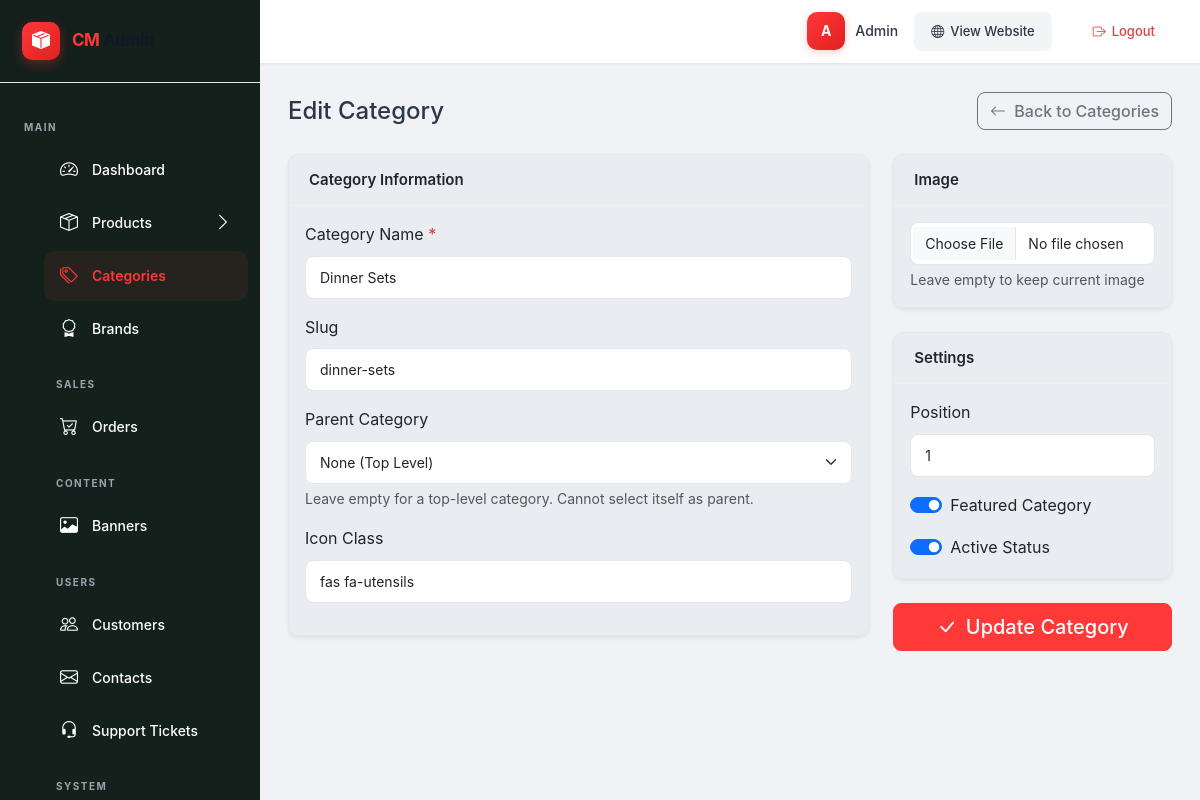
Before: /public/admin/categories/edit/1 (signed in) with the older database file.
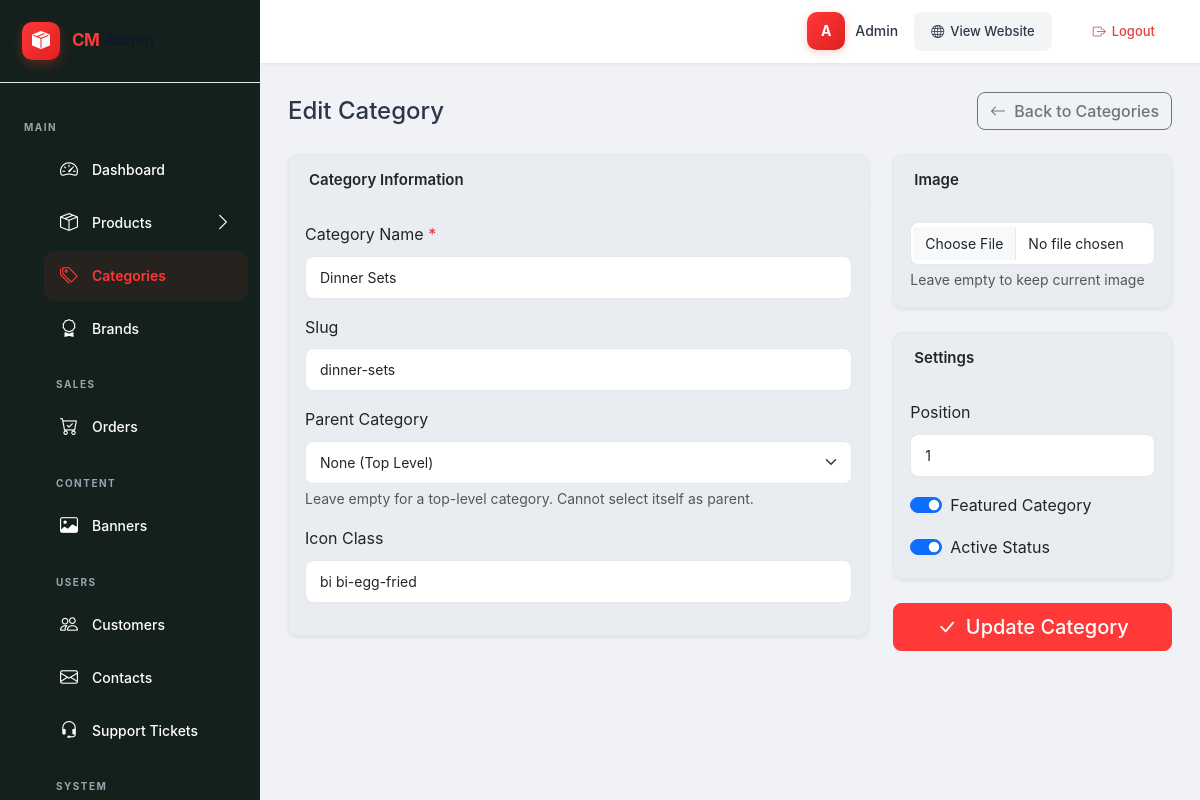
After: the same page with the newer database file.
### tables this page shows
CREATE TABLE `categories` (
  `id`          INT UNSIGNED NOT NULL AUTO_INCREMENT,
  `parent_id`   INT UNSIGNED DEFAULT NULL,
  `name`        VARCHAR(150) NOT NULL,
  `slug`        VARCHAR(150) NOT NULL,
  `icon_class`  VARCHAR(100) DEFAULT NULL,
  `image`       VARCHAR(255) DEFAULT NULL,
  `is_featured` TINYINT      NOT NULL DEFAULT 0,
  `status`      TINYINT      NOT NULL DEFAULT 1,
  `position`    INT          NOT NULL DEFAULT 0,
  `created_at`  DATETIME DEFAULT CURRENT_TIMESTAMP,
  `updated_at`  DATETIME DEFAULT CURRENT_TIMESTAMP ON UPDATE CURRENT_TIMESTAMP,
  PRIMARY KEY (`id`),
  UNIQUE KEY `uk_categories_slug` (`slug`),
  INDEX `idx_categories_parent` (`parent_id`),
  INDEX `idx_categories_featured` (`is_featured`),
  INDEX `idx_categories_status` (`status`),
  INDEX `idx_categories_position` (`position`),
  CONSTRAINT `fk_categories_parent`
    FOREIGN KEY (`parent_id`) REFERENCES `categories` (`id`)
    ON DELETE SET NULL ON UPDATE CASCADE
);

### app/Controllers/admin/CategoryController.php (called while the page is built, shortened)
<?php
class CategoryController
{
    private Category $categoryModel;
    public function __construct()
    {
        $this->categoryModel = new Category();
    }
    public function edit(int $id): void
    {
        try {
            $category = $this->categoryModel->getById($id);
            require APP_ROOT . '/views/admin/admin_header.php';
            require APP_ROOT . '/views/admin/categories/edit.php';
            require APP_ROOT . '/views/admin/admin_footer.php';
        } catch (\Throwable $e) {
            error_log("Category edit error: " . $e->getMessage());
            Session::flash('error', 'Failed to load category');
            Response::redirect(APP_URL . '/admin/categories');
        }
    }
}

### config/autoload.php (called while the page is built, shortened)
<?php
spl_autoload_register(function (string $class): void {
    $prefixes = [
        'App\\Controllers\\' => APP_ROOT . '/app/Controllers/',
        'App\\Models\\'      => APP_ROOT . '/app/Models/',
        'App\\Helpers\\'     => APP_ROOT . '/app/Helpers/',
    ];
    foreach ($prefixes as $prefix => $baseDir) {
        if (strncmp($class, $prefix, strlen($prefix)) === 0) {
            $relativeClass = substr($class, strlen($prefix));
            $file = $baseDir . str_replace('\\', '/', $relativeClass) . '.php';
            if (file_exists($file)) {
                return;
            }
        }
    }
});
if (!function_exists('old')) {
    function old(string $key, mixed $default = ''): mixed
    {
        return \App\Helpers\Session::getOldInput($key, $default);
    }
}

### app/Helpers/Database.php (called while the page is built, shortened)
<?php
class Database
{
    private static ?Database $instance = null;
    private \PDO $pdo;
    private function __construct()
    {
        $dsn = 'mysql:host=' . DB_HOST . ';dbname=' . DB_NAME . ';charset=' . DB_CHARSET;
        $options = [
            \PDO::ATTR_ERRMODE            => \PDO::ERRMODE_EXCEPTION,
            \PDO::ATTR_DEFAULT_FETCH_MODE => \PDO::FETCH_ASSOC,
            \PDO::ATTR_EMULATE_PREPARES   => false,
            \PDO::MYSQL_ATTR_FOUND_ROWS   => true,
        ];
        $this->pdo = new \PDO($dsn, DB_USER, DB_PASS, $options);
    }
    public static function getInstance(): self
    {
        if (self::$instance === null) {
            self::$instance = new self();
        }
        return self::$instance;
    }
    public function query(string $sql, array $params = []): \PDOStatement
    {
        $stmt = $this->pdo->prepare($sql);
        $stmt->execute($params);
        return $stmt;
    }
    public function fetch(string $sql, array $params = []): ?array
    {
        return $this->query($sql, $params)->fetch() ?: null;
    }
}

### app/Models/Category.php (called while the page is built, shortened)
<?php
class Category
{
    private Database $db;
    private string $table = 'categories';
    public function __construct()
    {
        $this->db = Database::getInstance();
    }
    public function getById(int $id): ?array
    {
        return $this->db->fetch("SELECT * FROM {$this->table} WHERE id = ?", [$id]);
    }
}

### app/Helpers/Session.php (called while the page is built, shortened)
<?php
class Session
{
    public static function getOldInput(string $key, mixed $default = ''): mixed
    {
        return $_SESSION['_old_input'][$key] ?? $default;
    }
}

### app/Helpers/Sanitizer.php (called while the page is built, shortened)
<?php
class Sanitizer
{
    public static function clean(mixed $input): string
    {
        return htmlspecialchars(trim((string) $input), ENT_QUOTES, 'UTF-8');
    }
}

### views/admin/categories/edit.php (the view, shortened to what the changed rows need)
<div class="d-flex justify-content-between align-items-center mb-4">
    <h4 class="mb-0">Edit Category</h4>
    <a href="<?= ADMIN_URL ?>categories" class="btn btn-outline-secondary">
        <i class="bi bi-arrow-left me-1"></i> Back to Categories
    </a>
</div>
<form method="POST" action="<?= ADMIN_URL ?>categories/update/<?= (int)$category['id'] ?>" enctype="multipart/form-data">
    <div class="row">
        <div class="col-lg-8">
            <div class="card shadow-sm mb-4">
                <div class="card-header">
                    <h5 class="mb-0">Category Information</h5>
                </div>
                <div class="card-body">
                    <div class="mb-3">
                        <label for="name" class="form-label">Category Name <span class="text-danger">*</span></label>
                        <input type="text" class="form-control" id="name" name="name" required value="<?= Sanitizer::clean(old('name', $category['name'])) ?>">
                    </div>
                    <div class="mb-3">
                        <label for="slug" class="form-label">Slug</label>
                        <input type="text" class="form-control" id="slug" name="slug" value="<?= Sanitizer::clean(old('slug', $category['slug'])) ?>">
                    </div>
                    <div class="mb-3">
                        <label for="parent_id" class="form-label">Parent Category</label>
                        <select class="form-select" id="parent_id" name="parent_id">
                            <option value="">None (Top Level)</option>
                        </select>
                        <div class="form-text">Leave empty for a top-level category. Cannot select itself as parent.</div>
                    </div>
                    <div class="mb-3">
                        <label for="icon_class" class="form-label">Icon Class</label>
                        <input type="text" class="form-control" id="icon_class" name="icon_class" value="<?= Sanitizer::clean(old('icon_class', $category['icon_class'])) ?>" placeholder="e.g., fas fa-mug-hot">
                    </div>
                </div>
            </div>
        </div>
        <div class="col-lg-4">
            <div class="card shadow-sm mb-4">
                <div class="card-header">
                    <h5 class="mb-0">Image</h5>
                </div>
                <div class="card-body">
                    <input type="file" class="form-control" id="image" name="image" accept="image/*">
                    <div class="form-text">Leave empty to keep current image</div>
                </div>
            </div>
            <div class="card shadow-sm mb-4">
                <div class="card-header">
                    <h5 class="mb-0">Settings</h5>
                </div>
                <div class="card-body">
                    <div class="mb-3">
                        <label for="position" class="form-label">Position</label>
                        <input type="number" class="form-control" id="position" name="position" value="<?= Sanitizer::clean(old('position', $category['position'])) ?>">
                    </div>
                    <div class="form-check form-switch mb-3">
                        <input class="form-check-input" type="checkbox" id="is_featured" name="is_featured" value="1" <?= old('is_featured', $category['is_featured']) ? 'checked' : '' ?>>
                        <label class="form-check-label" for="is_featured">Featured Category</label>
                    </div>
                    <div class="form-check form-switch">
                        <input class="form-check-input" type="checkbox" id="status" name="status" value="1" <?= old('status', $category['status']) ? 'checked' : '' ?>>
                        <label class="form-check-label" for="status">Active Status</label>
                    </div>
                </div>
            </div>
            <div class="d-grid">
                <button type="submit" class="btn btn-primary btn-lg">
                    <i class="bi bi-check-lg me-1"></i> Update Category
                </button>
            </div>
        </div>
    </div>
</form>

Changed rows visible on the page:
changed categories "Dinner Sets": icon_class "fas fa-utensils" → "bi bi-egg-fried"
